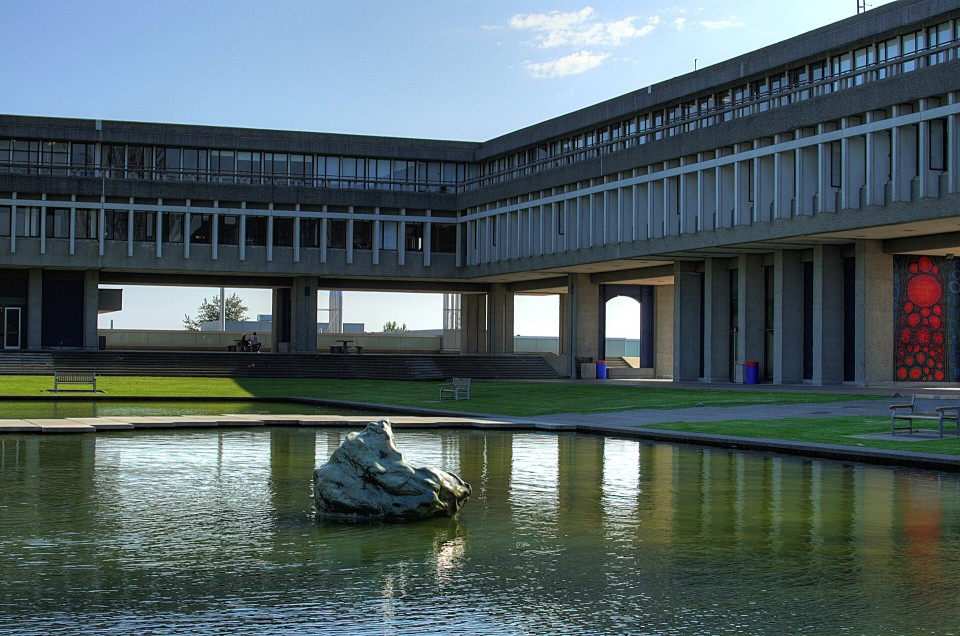
#> input picture lab-material/lab11/courtyard_wide.jpg, 960 x 636 px
$ jupyter execute Keypoints.ipynb   (older library calls are emulated)
#> lines starting #> are read from the running program, lines starting #| are printed output that depends on the picture; after the words box and inside, x2 and y2 are one past the last pixel; in counts of white or black regions, pixels touching at a corner belong together
# Lab 11: Keypoints, SIFT and RANSAC

*Written by Sai Raj Kishore Perla, modified by Yalda.*

Two photos of the same place: which pixel in one photo is which pixel in the other? If we can answer that for a few hundred
points, we can find the photo inside another photo, stitch a panorama, or (later) recover 3D.

The recipe has three steps, and we build each one ourselves before using OpenCV's version:

1. **Corners (Harris).** Points that look different from all their neighbours, so we can find them again.
2. **Scale (Difference of Gaussians).** Find each point's size too, so zooming in does not matter.
3. **Descriptors and matching (SIFT).** Describe each point with 128 numbers and find its twin in the other photo.
4. **RANSAC.** Some matches are wrong. Fit a model that ignores them.
5. **Homographies.** The model that maps one photo onto the other. Find a zoomed photo inside the wide photo.
6. **Panorama.** Stitch two views into one picture.
7. **Try it yourself.** Your own two photos.

**Extra** (in class if you have time, otherwise at home): ORB, the fast binary alternative to SIFT.

| Part | Time |
|---|---|
| Setup + 1. Corners | 30 min |
| 2. Scale | 20 min |
| 3. Descriptors and matching | 25 min |
| 4. RANSAC | 25 min |
| 5. Homographies | 15 min |
| 6. Panorama | 15 min |
| 7. Try it yourself | 10 min |
| Extra. ORB | 15 min |

For each **TODO**, write your code, then run the check cell below it. If you are stuck, open the hidden **Solution** cell.

## Environment (skip this on Colab)

Colab has everything already. To run this notebook on your own machine or a lab machine, create a conda environment
**once** from a terminal (or use the `vc` environment from the earlier labs):

```bash
conda create -n vc python=3.11 -y && conda activate vc && pip install numpy matplotlib opencv-python jupyter ipykernel && python -m ipykernel install --user --name vc
```

Then pick the **vc** kernel in Jupyter / VS Code (top right). No GPU is needed today.

If you already have an environment, the next cell installs anything missing into the kernel you are using.
If it installs something, **restart the kernel** (*Kernel → Restart*), then continue.

[cell 1]
import importlib.util
if importlib.util.find_spec("cv2") is None:          # install OpenCV only if it is missing
    %pip install -q opencv-python
else:
    print("OpenCV is already installed")

[cell 2]
# check your environment
import sys
print("python:", sys.version.split()[0], " from", sys.executable)
try:
    import cv2
    import numpy
    import matplotlib
    print("opencv:", cv2.__version__, " numpy:", numpy.__version__, " matplotlib:", matplotlib.__version__)
    print("SIFT available:", hasattr(cv2, "SIFT_create"))
except ImportError as e:
    print("ERROR:", e)
    print("Restart the kernel and run this cell again, or pick the vc kernel (see above).")

## Setup

Two photos of the SFU Burnaby courtyard (Academic Quadrangle): a wide one, and a zoomed one taken closer to the rock.

[cell 3]
import os
import math
import time
import urllib.request

import numpy as np
import cv2
import matplotlib.pyplot as plt

plt.rcParams["figure.dpi"] = 100
np.set_printoptions(suppress=True, precision=4)

URL = "https://raw.githubusercontent.com/arash-mham/visual-computing-I/main/lab-material/lab11/"


def download(name):
    if not os.path.exists(name):
        urllib.request.urlretrieve(URL + name, name)


def load(name):
    # an RGB image (uint8)
    return cv2.cvtColor(cv2.imread(name), cv2.COLOR_BGR2RGB)


def to_gray(img):
    # a gray image with values 0..1 (float32)
    return cv2.cvtColor(img, cv2.COLOR_RGB2GRAY).astype(np.float32) / 255


def show_matches(img1, img2, pts1, pts2, colors="lime", title="", lw=0.8):
    # img1 and img2 side by side, a line from pts1[i] (in img1) to pts2[i] (in img2)
    h = max(img1.shape[0], img2.shape[0])
    canvas = np.zeros((h, img1.shape[1] + img2.shape[1], 3), np.uint8)
    canvas[:img1.shape[0], :img1.shape[1]] = img1
    canvas[:img2.shape[0], img1.shape[1]:] = img2
    if isinstance(colors, str):
        colors = [colors] * len(pts1)
    plt.figure(figsize=(14, 14 * h / canvas.shape[1]))
    plt.imshow(canvas)
    for (x1, y1), (x2, y2), c in zip(pts1, pts2, colors):
        plt.plot([x1, x2 + img1.shape[1]], [y1, y2], color=c, lw=lw)
        plt.plot([x1, x2 + img1.shape[1]], [y1, y2], ".", color=c, ms=3)
    plt.title(title)
    plt.axis("off")
    plt.show()


download("courtyard_wide.jpg")
download("courtyard_zoom.jpg")
wide = load("courtyard_wide.jpg")
zoom = load("courtyard_zoom.jpg")
#> call 2 of load, with name = 'courtyard_zoom.jpg'
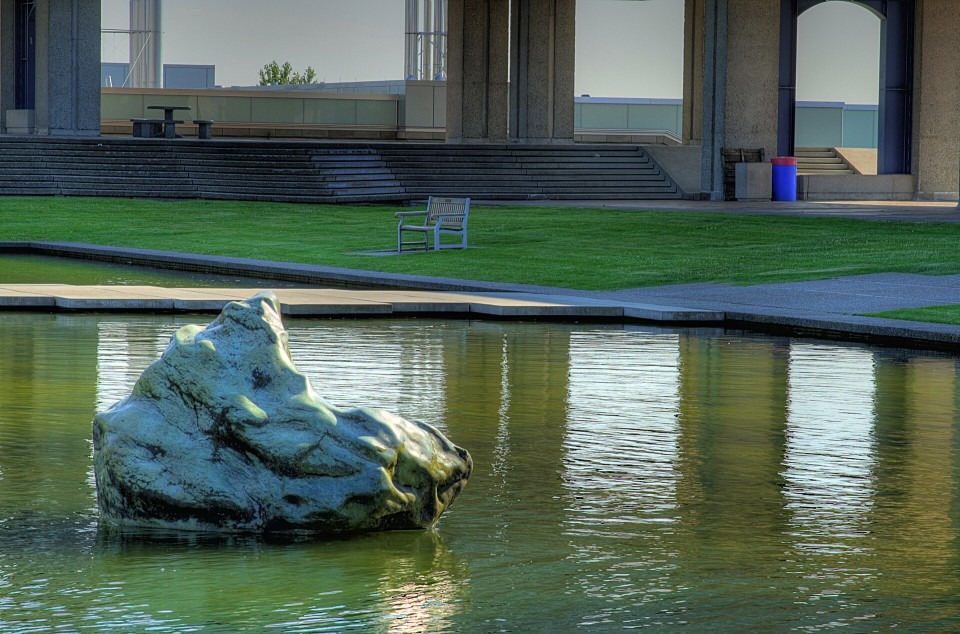
#> input picture lab-material/lab11/courtyard_zoom.jpg, 960 x 634 px
print("wide:", wide.shape, " zoom:", zoom.shape)
#| wide: (636, 960, 3)  zoom: (634, 960, 3)

fig, ax = plt.subplots(1, 2, figsize=(14, 4.8))
ax[0].imshow(wide)
ax[0].set_title("wide")
ax[1].imshow(zoom)
ax[1].set_title("zoom")
for a in ax:
    a.axis("off")
plt.show()

## Part 1: Corners (Harris)

A good keypoint is a point we can find again. Look at a small window around a point and move the window a little:

- **flat** region (sky): nothing changes, whichever way we move,
- **edge** (roof line): nothing changes when we move along the edge,
- **corner**: everything changes, whichever way we move. That is the point we want.

The image gradients $I_x$, $I_y$ inside the window tell us which case we are in. Each dot below is one pixel of the
window, placed at $(I_x, I_y)$.

[cell 4]
gray = to_gray(wide)
#> in to_gray, `return cv2.cvtColor(img, cv2.COLOR_RGB2GRAY).astype(np.float32) / 255`:
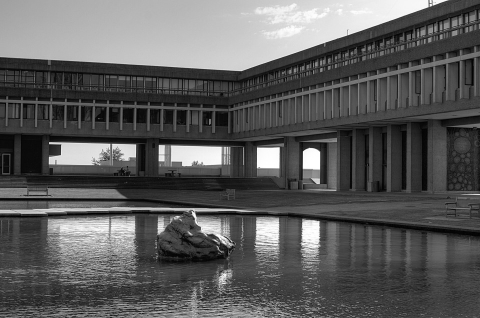
#> returned value: shape (636, 960) float32 (shown at 1/2 size); min 0, max 1, mean 0.36
Ix = cv2.Sobel(gray, cv2.CV_32F, 1, 0, ksize=3)
Iy = cv2.Sobel(gray, cv2.CV_32F, 0, 1, ksize=3)

points = {"flat": (150, 50), "edge": (296, 131), "corner": (99, 286)}   # (x, y) in the wide photo
r = 10                                                                  # window = 21 x 21 pixels

fig, ax = plt.subplot_mosaic([["photo", "flat", "edge", "corner"], ["photo", "s_flat", "s_edge", "s_corner"]],
                             figsize=(16, 6.5), gridspec_kw={"width_ratios": [2.2, 1, 1, 1]})
ax["photo"].imshow(wide)
for name, (x, y) in points.items():
    ax["photo"].add_patch(plt.Rectangle((x - r, y - r), 2 * r, 2 * r, fill=False, color="yellow", lw=2))
    ax["photo"].text(x + r + 4, y, name, color="yellow", fontsize=11, va="center")
ax["photo"].axis("off")
for name, (x, y) in points.items():
    ax[name].imshow(wide[y - r:y + r + 1, x - r:x + r + 1])
    ax[name].set_title(name + " window")
    ax[name].axis("off")
    gx = Ix[y - r:y + r + 1, x - r:x + r + 1].ravel()
    gy = Iy[y - r:y + r + 1, x - r:x + r + 1].ravel()
    a = ax["s_" + name]
    a.scatter(gx, gy, s=6)
    a.set_xlim(-2, 2)
    a.set_ylim(-2, 2)
    a.set_aspect("equal")
    a.axhline(0, color="gray", lw=0.5)
    a.axvline(0, color="gray", lw=0.5)
    a.set_xlabel("$I_x$")
    a.set_ylabel("$I_y$")
plt.tight_layout()
plt.show()

Flat: all dots near the centre. Edge: dots along **one** line. Corner: dots spread in **two** directions.

The **structure tensor** summarizes that cloud of dots with a $2\times2$ matrix (a weighted sum over the window, with
Gaussian weights $w$):

$$M = \sum_{\text{window}} w \begin{bmatrix} I_x^2 & I_x I_y \\ I_x I_y & I_y^2 \end{bmatrix}$$

Its two eigenvalues $\lambda_1, \lambda_2$ are the spread of the cloud in its two main directions: both small = flat,
one large = edge, both large = corner. Harris avoids computing eigenvalues with one score:

$$R = \det M - k\,(\operatorname{trace} M)^2 = \lambda_1\lambda_2 - k\,(\lambda_1+\lambda_2)^2, \qquad k \approx 0.05$$

$R > 0$ at corners, $R < 0$ at edges, $R \approx 0$ in flat regions.

### TODO 1: `harris_response`

The weighted sum over the window is a Gaussian blur of each product image: `cv2.GaussianBlur(img, (0, 0), sigma)`.

[cell 5]
# [7 lines left out: function harris_response, not called in this run]

#### Solution

Try it yourself first, then open the hidden cell below.

[cell 6]
#@title Solution

def harris_response(gray, sigma=2.0, k=0.05):
    Ix = cv2.Sobel(gray, cv2.CV_32F, 1, 0, ksize=3)
    Iy = cv2.Sobel(gray, cv2.CV_32F, 0, 1, ksize=3)
    Sxx = cv2.GaussianBlur(Ix * Ix, (0, 0), sigma)
    Syy = cv2.GaussianBlur(Iy * Iy, (0, 0), sigma)
    Sxy = cv2.GaussianBlur(Ix * Iy, (0, 0), sigma)
    det = Sxx * Syy - Sxy * Sxy
    trace = Sxx + Syy
    R = det - k * trace ** 2
    return R

[cell 7]
# run this cell to check your code
square = np.zeros((100, 100), np.float32)
square[30:70, 30:70] = 1
R_sq = harris_response(square)
ok_shape = R_sq.shape == square.shape
ok_corner = R_sq[27:33, 27:33].max() > 1
ok_edge = R_sq[50, 27:33].min() < -0.5
ok_flat = abs(R_sq[50, 50]) < 1e-4 and abs(R_sq[5, 5]) < 1e-4
print("shape:", ok_shape, " corner R > 0:", ok_corner, " edge R < 0:", ok_edge, " flat R ~ 0:", ok_flat)
print("correct:", bool(ok_shape and ok_corner and ok_edge and ok_flat))

$R$ on the photo (red = corner, blue = edge), and the 300 strongest corners. A corner is kept only if it is the largest
$R$ in its $15\times15$ neighbourhood (non-maximum suppression), otherwise we would get a clump of points per corner.

[cell 8]
def find_peaks(R, n, radius=7):
    # the n largest local maxima of R (x and y arrays)
    local_max = R == cv2.dilate(R, np.ones((2 * radius + 1, 2 * radius + 1), np.uint8))
    ys, xs = np.nonzero(local_max & (R > 0))
    order = np.argsort(-R[ys, xs])[:n]
    return xs[order], ys[order]


R = harris_response(to_gray(wide))
#> call 2 of harris_response, with sigma = 2, k = 0.05
#> in harris_response (call 2), `Sxy = cv2.GaussianBlur(Ix * Iy, (0, 0), sigma)`:
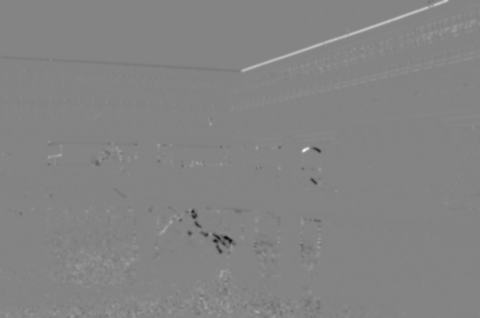
#> Sxy: shape (636, 960) float32 (shown at 1/2 size); min -1.62, max 1.51, mean 0.00346; drawn with min black and max white
#> in harris_response (call 2), `trace = Sxx + Syy`:
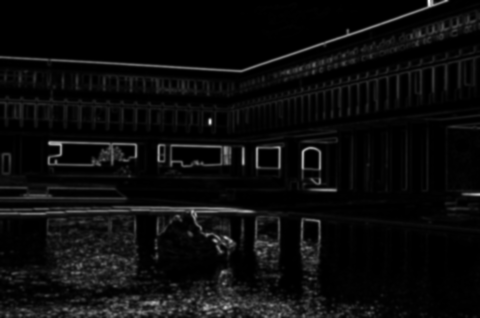
#> trace: shape (636, 960) float32 (shown at 1/2 size); min 4.2e-08, max 5.45, mean 0.26; drawn with min black and max white
#> in harris_response (call 2), `R = det - k * trace ** 2`:
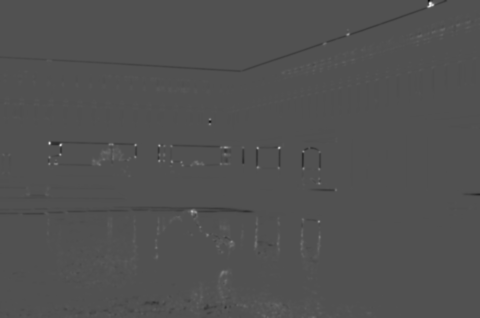
#> R: shape (636, 960) float32 (shown at 1/2 size); min -1.37, max 2.93, mean 0.0024; drawn with min black and max white
xs, ys = find_peaks(R, 300)
#> in find_peaks, `ys, xs = np.nonzero(local_max & (R > 0))`: ys = 1430 values from 0 to 635; xs = 1430 values, max 959 at index 77, min 0 at index 228, mean 482.4
#> in find_peaks, `order = np.argsort(-R[ys, xs])[:n]`: order = 300 values, max 1425 at index 188, min 16 at index 0, mean 826
#> xs = 300 values, max 959 at index 214, min 6 at index 98, mean 451.5; ys = 300 values, max 635 at index 47, min 7 at index 0, mean 373.5

fig, ax = plt.subplots(1, 2, figsize=(15, 5))
v = np.percentile(np.abs(R), 99.5)
#> v = 0.32
ax[0].imshow(R, cmap="bwr", vmin=-v, vmax=v)
ax[0].set_title("Harris R  (red: corner, blue: edge)")
ax[1].imshow(wide)
ax[1].plot(xs, ys, "o", ms=4, mfc="none", mec="red", mew=1.2)
ax[1].set_title("300 strongest corners")
for a in ax:
    a.axis("off")
plt.show()

**One problem: size.** Harris always looks through the same 21×21 window. Below is the same rounded corner at two
sizes. In the small image the window holds the whole corner, so $R > 0$. Zoomed in 4 times, the window holds only a
piece of the curve, which looks like an edge, so $R < 0$. The corner is lost:

[cell 9]
def rounded_corner(size, start, radius):
    # a white square with a rounded top-left corner, and the point in the middle of the curve
    img = np.zeros((size, size), np.float32)
    c = start + radius
    cv2.rectangle(img, (c, start), (size, size), 1.0, -1)
    cv2.rectangle(img, (start, c), (size, size), 1.0, -1)
    cv2.circle(img, (c, c), radius, 1.0, -1, lineType=cv2.LINE_AA)
    p = round(c - radius / np.sqrt(2))
    return img, p


small, p1 = rounded_corner(60, 20, 5)        # a slightly rounded corner
big, p2 = rounded_corner(240, 80, 20)        # the same shape, 4 times bigger
#> call 2 of rounded_corner, with size = 240, start = 80, radius = 20
#> in rounded_corner (call 2), `cv2.circle(img, (c, c), radius, 1.0, -1, lineType=cv2.LINE_AA)`:
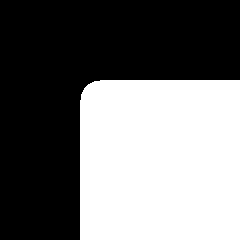
#> img: shape (240, 240) float32; values 0 (black) and 1 (white), 44.3% white; 1 white region, box (x1, y1, x2, y2) and area: (80, 80, 240, 240) 25494
r = 10                                       # the same 21 x 21 window in both

fig, ax = plt.subplots(1, 4, figsize=(16, 4.4))
for i, (img, p, name) in enumerate([(small, p1, "small"), (big, p2, "zoomed in 4x")]):
    R_img = harris_response(img)
    R_here = R_img[p - 2:p + 3, p - 2:p + 3].max()
    ax[2 * i].imshow(img, cmap="gray")
    ax[2 * i].add_patch(plt.Rectangle((p - r, p - r), 2 * r, 2 * r, fill=False, color="yellow", lw=2))
    ax[2 * i].set_title(name + ", window in yellow")
    ax[2 * i + 1].imshow(img[p - r:p + r + 1, p - r:p + r + 1], cmap="gray", vmin=0, vmax=1)
    ax[2 * i + 1].set_title(f"inside the window: R = {R_here:.3f}\n" + ("a corner" if R_here > 0 else "an edge"))
for a in ax:
    a.axis("off")
plt.tight_layout()
plt.show()
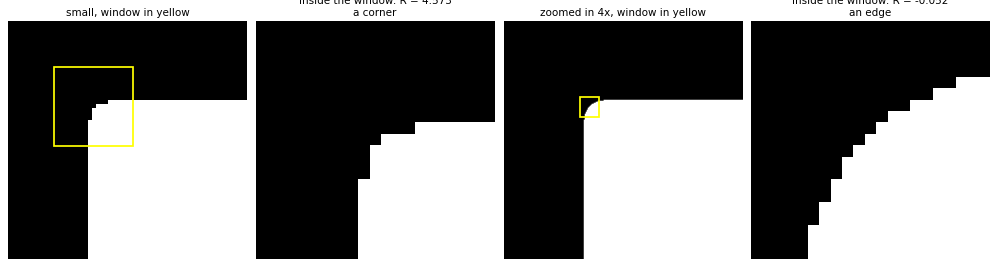
#> figure drawn by matplotlib, 4 panels

## Part 2: Scale (Difference of Gaussians)

Harris needs the right window size. SIFT finds the size of each keypoint like this:

1. Blur the image more and more (a growing $\sigma$).
2. Subtract each blur from the next one: the **Difference of Gaussians** (DoG), $D_\sigma = G_{k\sigma} * I - G_\sigma * I$.
3. A round spot (a blob) gives its strongest DoG at one $\sigma$: when the blur is about as big as the spot
   (radius $\approx \sqrt2\,\sigma$).
4. That $\sigma$ is the keypoint's size.

Test image: 5 white disks with radius 3, 6, 12, 20 and 32 pixels. Each one should get its own best $\sigma$.

[cell 10]
radii = [3, 6, 12, 20, 32]
blobs = np.zeros((140, 400), np.float32)
centers = []
x = 15
for r in radii:
    x = x + r
    cv2.circle(blobs, (x, 70), r, 1.0, -1, lineType=cv2.LINE_AA)
    centers.append(x)
    x = x + r + 25
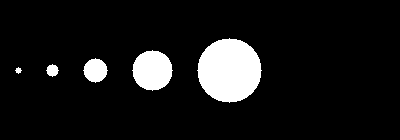
#> blobs: shape (140, 400) float32; values 0 (black) and 1 (white), 9% white; 5 white regions, box (x1, y1, x2, y2) and area: (197, 38, 262, 103) 3209, (132, 50, 173, 91) 1257, (83, 58, 108, 83) 441, (46, 64, 59, 77) 113, (15, 67, 22, 74) 29

sigmas = [2 ** (i / 4) for i in range(25)]          # 1 ... 64, each one 2^(1/4) times the previous
print("sigmas:", np.round(sigmas, 1))
#| sigmas: [ 1.   1.2  1.4  1.7  2.   2.4  2.8  3.4  4.   4.8  5.7  6.7  8.   9.5
#|  11.3 13.5 16.  19.  22.6 26.9 32.  38.1 45.3 53.8 64. ]
plt.figure(figsize=(10, 3.5))
plt.imshow(blobs, cmap="gray")
plt.axis("off")
plt.show()

### TODO 2: `dog_stack`

[cell 11]
# [6 lines left out: function dog_stack, not called in this run]

#### Solution

Try it yourself first, then open the hidden cell below.

[cell 12]
#@title Solution

def dog_stack(gray, sigmas):
    blurred = []
    for s in sigmas:
        blurred.append(cv2.GaussianBlur(gray, (0, 0), s))
    dog = []
    for i in range(len(sigmas) - 1):
        dog.append(blurred[i + 1] - blurred[i])
    return dog

[cell 13]
# run this cell to check your code
dog = dog_stack(blobs, sigmas)
ok_len = len(dog) == len(sigmas) - 1
found = []
for c in centers:
    response = [abs(d[70, c]) for d in dog]
    i = int(np.argmax(response))
    sigma = math.sqrt(sigmas[i] * sigmas[i + 1])      # the sigma "between" the two blurs
    found.append(math.sqrt(2) * sigma)
print("true radius: ", radii)
print("found radius:", np.round(found, 1))
#| found radius: [ 3.1  6.2 12.3 20.7 29.3]
ok_r = all(abs(f - r) / r < 0.2 for f, r in zip(found, radii))
print("correct:", bool(ok_len and ok_r))
#| correct: True

[cell 14]
fig, ax = plt.subplots(2, 4, figsize=(15, 4.5))
for col, i in enumerate([0, 8, 14, 19]):
    ax[0, col].imshow(cv2.GaussianBlur(blobs, (0, 0), sigmas[i]), cmap="gray")
    ax[0, col].set_title(f"blur, sigma = {sigmas[i]:.1f}")
    ax[1, col].imshow(np.abs(dog[i]), cmap="magma")
    ax[1, col].set_title(f"|DoG|, sigma = {sigmas[i]:.1f}")
for a in ax.ravel():
    a.axis("off")
plt.tight_layout()
plt.show()
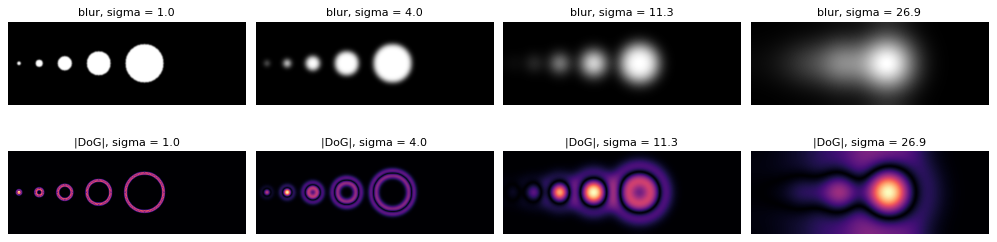
#> figure drawn by matplotlib, 8 panels

fig, ax = plt.subplots(1, 2, figsize=(15, 3.8), gridspec_kw={"width_ratios": [1, 1.4]})
mid = [math.sqrt(sigmas[i] * sigmas[i + 1]) for i in range(len(dog))]
for r, c in zip(radii, centers):
    ax[0].plot(mid, [abs(d[70, c]) for d in dog], label=f"radius {r}")
ax[0].set_xscale("log")
ax[0].set_xlabel("sigma")
ax[0].set_ylabel("|DoG| at the disk centre")
ax[0].legend()
ax[0].set_title("each disk has its own best sigma")
ax[1].imshow(blobs, cmap="gray")
for f, c in zip(found, centers):
    ax[1].add_patch(plt.Circle((c, 70), f, fill=False, color="red", lw=2))
ax[1].set_title("circles: radius = sqrt(2) * best sigma")
ax[1].axis("off")
plt.show()
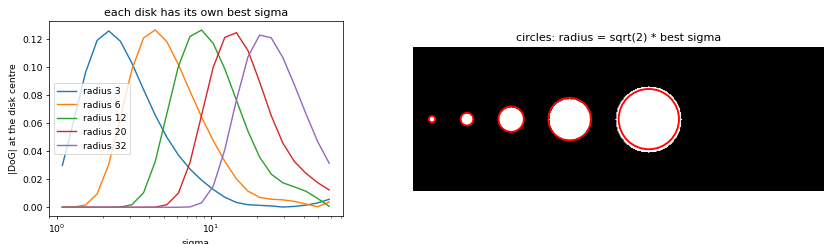
#> figure drawn by matplotlib, 2 panels; panel 1: curve peaks at x = 2.18, y = 0.126; panel 1: curve peaks at x = 4.36, y = 0.127; panel 1: curve peaks at x = 8.72, y = 0.127

### SIFT keypoints

OpenCV's SIFT does this properly: a DoG stack at several image resolutions, the local maxima in $(x, y, \sigma)$,
points on edges removed (with a Harris-like test), and an **orientation** for each point (the main gradient direction
around it). Each keypoint has a position, a size and an angle, drawn below as a circle with a line.

[cell 15]
sift = cv2.SIFT_create(nfeatures=2000)


def sift_features(img):
    gray8 = cv2.cvtColor(img, cv2.COLOR_RGB2GRAY)
    keypoints, descriptors = sift.detectAndCompute(gray8, None)
    return keypoints, descriptors


def draw_keypoints(ax, keypoints, color="yellow", x0=0, y0=0):
    # (x0, y0): top-left corner of the shown crop
    for kp in keypoints:
        x = kp.pt[0] - x0
        y = kp.pt[1] - y0
        r = kp.size / 2
        a = np.deg2rad(kp.angle)
        ax.add_patch(plt.Circle((x, y), r, fill=False, color=color, lw=1))
        ax.plot([x, x + r * np.cos(a)], [y, y + r * np.sin(a)], color=color, lw=1)


kp_wide, desc_wide = sift_features(wide)
#> (the rest of the program and of its run is left out)
